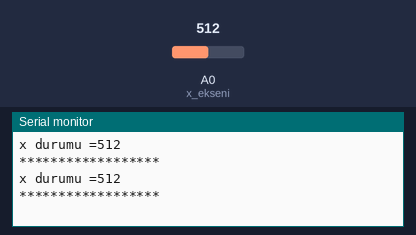
Simulated run of this sketch. Board: Arduino Uno, built with avr-gcc and run on an emulated ATmega328P. On the bench: the last lines printed to the serial monitor. The inputs (shaded band) are chosen by the test bench; at power-on: A0 (x_ekseni) = 512.

Above: at 1.8 s.
1.9 s: A0 (x_ekseni) set to 716
At 2.7 s:
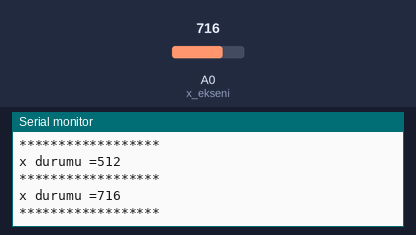
3.4 s: A0 (x_ekseni) set to 900
At 4.8 s:
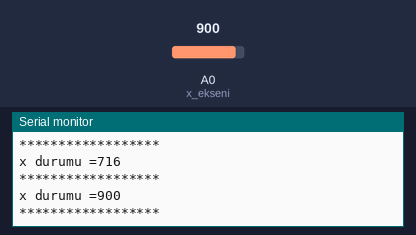
Timing chart, 0 to 6.4 s (numbered marks = the images above; inputs shaded):
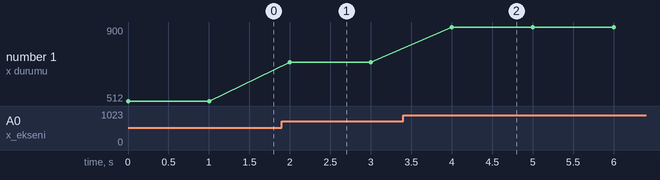

Measured:
- after the input at 1.9 s, the serial monitor: prints a new line after 0.10 s (image 1)
- after the input at 3.4 s, the serial monitor: prints a new line after 0.60 s (image 2)
- plotted number 1: 512 → 716 after the input at 1.9 s, 716 → 900 after the input at 3.4 s

The sketch:

joystc_test.ino
```cpp
const int x_ekseni = A0;

int x_durum;

void setup()
{
  Serial.begin(9600);

}

void loop() {
   x_durum = analogRead(x_ekseni);

  Serial.print("x durumu =");
  Serial.println(x_durum);
  Serial.println("******************");
  delay(1000);

}
```
